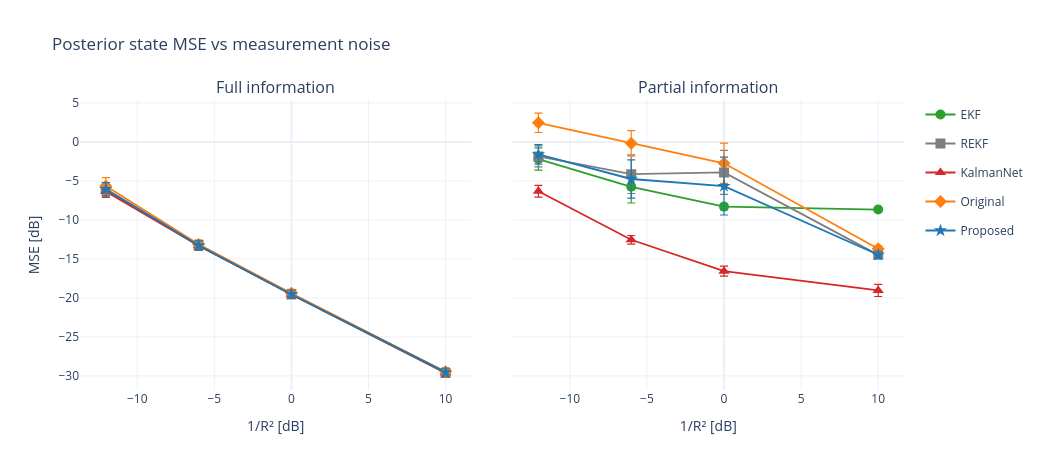

Source (notebook cell):
### Markdown cell above
## 10. Headline Figure — MSE vs 1/R²

The main result of Task 4: posterior MSE [dB] against measurement noise 1/R² [dB], **one panel per
scenario**, one curve per estimator. Both panels share the same y-range, because the whole point of
the comparison is how much the *partial*-information penalty costs each method relative to the same
absolute scale.

### Code cell
MARKERS = {"EKF": "circle", "REKF": "square", "KalmanNet": "triangle-up",
           "Original": "diamond", "Proposed": "star"}
COLORS = {"EKF": "#2ca02c", "REKF": "#7f7f7f", "KalmanNet": "#d62728",
          "Original": "#ff7f0e", "Proposed": "#1f77b4"}

if results_df.empty:
    print("Sec. 9 produced no records: nothing to draw")
else:
    fig = make_subplots(rows=1, cols=len(SCENARIOS), shared_yaxes=True, horizontal_spacing=0.05,
                        subplot_titles=[f"{scen.capitalize()} information" for scen in SCENARIOS])
    for col, scen in enumerate(SCENARIOS, start=1):
        for method in METHODS:
            d = results_df[(results_df["scenario"] == scen)
                           & (results_df["model"] == method)].sort_values("inv_r2_db")
            if d.empty:
                continue
            fig.add_trace(go.Scatter(
                x=d["inv_r2_db"], y=d["mse_db"], mode="lines+markers", name=method,
                legendgroup=method, showlegend=(col == 1),      # one legend for the whole figure
                line=dict(color=COLORS[method], width=1.8),
                marker=dict(symbol=MARKERS[method], size=10),
                error_y=dict(type="data", array=d["std_db"].abs(), visible=True,
                             thickness=1.2, width=4)), row=1, col=col)
        fig.update_xaxes(title_text="1/R² [dB]", showgrid=True, row=1, col=col)

    # One absolute scale for both panels: the question is what the partial-information penalty
    # costs each method, which auto-scaled panels would hide.
    lo = (results_df["mse_db"] - results_df["std_db"].abs()).min()
    hi = (results_df["mse_db"] + results_df["std_db"].abs()).max()
    pad = 0.05 * max(hi - lo, 1.0)
    fig.update_yaxes(range=[lo - pad, hi + pad], showgrid=True)
    fig.update_yaxes(title_text="MSE [dB]", row=1, col=1)
    fig.update_layout(title="Posterior state MSE vs measurement noise",
                      height=470, width=520 * len(SCENARIOS), template="plotly_white",
                      hovermode="x unified")
    fig.show()

### Figure 1 — Plotly figure (JSON) as saved in the notebook; plotly's stock layout.template omitted (floating-point values rounded to 4 significant figures)
{"data": [{"error_y": {"array": [0.8532, 0.5723, 0.5087, 0.4924], "thickness": 1.2, "type": "data", "visible": true, "width": 4}, "legendgroup": "EKF", "line": {"color": "#2ca02c", "width": 1.8}, "marker": {"size": 10, "symbol": "circle"}, "mode": "lines+markers", "name": "EKF", "showlegend": true, "type": "scatter", "x": [-12.04, -6.02, 0.0, 10.0], "xaxis": "x", "y": [-6.065, -13.27, -19.55, -29.63], "yaxis": "y"}, {"error_y": {"array": [0.8454, 0.574, 0.5128, 0.4942], "thickness": 1.2, "type": "data", "visible": true, "width": 4}, "legendgroup": "REKF", "line": {"color": "#7f7f7f", "width": 1.8}, "marker": {"size": 10, "symbol": "square"}, "mode": "lines+markers", "name": "REKF", "showlegend": true, "type": "scatter", "x": [-12.04, -6.02, 0.0, 10.0], "xaxis": "x", "y": [-6.052, -13.26, -19.54, -29.62], "yaxis": "y"}, {"error_y": {"array": [0.7834, 0.5774, 0.5257, 0.5069], "thickness": 1.2, "type": "data", "visible": true, "width": 4}, "legendgroup": "KalmanNet", "line": {"color": "#d62728", "width": 1.8}, "marker": {"size": 10, "symbol": "triangle-up"}, "mode": "lines+markers", "name": "KalmanNet", "showlegend": true, "type": "scatter", "x": [-12.04, -6.02, 0.0, 10.0], "xaxis": "x", "y": [-6.337, -13.3, -19.52, -29.6], "yaxis": "y"}, {"error_y": {"array": [1.07, 0.5649, 0.5145, 0.5016], "thickness": 1.2, "type": "data", "visible": true, "width": 4}, "legendgroup": "Original", "line": {"color": "#ff7f0e", "width": 1.8}, "marker": {"size": 10, "symbol": "diamond"}, "mode": "lines+markers", "name": "Original", "showlegend": true, "type": "scatter", "x": [-12.04, -6.02, 0.0, 10.0], "xaxis": "x", "y": [-5.645, -13.13, -19.4, -29.47], "yaxis": "y"}, {"error_y": {"array": [0.8515, 0.5747, 0.5134, 0.5004], "thickness": 1.2, "type": "data", "visible": true, "width": 4}, "legendgroup": "Proposed", "line": {"color": "#1f77b4", "width": 1.8}, "marker": {"size": 10, "symbol": "star"}, "mode": "lines+markers", "name": "Proposed", "showlegend": true, "type": "scatter", "x": [-12.04, -6.02, 0.0, 10.0], "xaxis": "x", "y": [-6.061, -13.26, -19.53, -29.52], "yaxis": "y"}, {"error_y": {"array": [1.431, 2.079, 0.3995, 0.124], "thickness": 1.2, "type": "data", "visible": true, "width": 4}, "legendgroup": "EKF", "line": {"color": "#2ca02c", "width": 1.8}, "marker": {"size": 10, "symbol": "circle"}, "mode": "lines+markers", "name": "EKF", "showlegend": false, "type": "scatter", "x": [-12.04, -6.02, 0.0, 10.0], "xaxis": "x2", "y": [-2.193, -5.749, -8.291, -8.667], "yaxis": "y2"}, {"error_y": {"array": [1.354, 2.476, 2.817, 0.4559], "thickness": 1.2, "type": "data", "visible": true, "width": 4}, "legendgroup": "REKF", "line": {"color": "#7f7f7f", "width": 1.8}, "marker": {"size": 10, "symbol": "square"}, "mode": "lines+markers", "name": "REKF", "showlegend": false, "type": "scatter", "x": [-12.04, -6.02, 0.0, 10.0], "xaxis": "x2", "y": [-1.852, -4.133, -3.905, -14.48], "yaxis": "y2"}, {"error_y": {"array": [0.7603, 0.5475, 0.6517, 0.7812], "thickness": 1.2, "type": "data", "visible": true, "width": 4}, "legendgroup": "KalmanNet", "line": {"color": "#d62728", "width": 1.8}, "marker": {"size": 10, "symbol": "triangle-up"}, "mode": "lines+markers", "name": "KalmanNet", "showlegend": false, "type": "scatter", "x": [-12.04, -6.02, 0.0, 10.0], "xaxis": "x2", "y": [-6.319, -12.55, -16.57, -19.04], "yaxis": "y2"}, {"error_y": {"array": [1.238, 1.639, 2.574, 0.3531], "thickness": 1.2, "type": "data", "visible": true, "width": 4}, "legendgroup": "Original", "line": {"color": "#ff7f0e", "width": 1.8}, "marker": {"size": 10, "symbol": "diamond"}, "mode": "lines+markers", "name": "Original", "showlegend": false, "type": "scatter", "x": [-12.04, -6.02, 0.0, 10.0], "xaxis": "x2", "y": [2.453, -0.1755, -2.732, -13.69], "yaxis": "y2"}, {"error_y": {"array": [1.262, 2.451, 3.706, 0.4545], "thickness": 1.2, "type": "data", "visible": true, "width": 4}, "legendgroup": "Proposed", "line": {"color": "#1f77b4", "width": 1.8}, "marker": {"size": 10, "symbol": "star"}, "mode": "lines+markers", "name": "Proposed", "showlegend": false, "type": "scatter", "x": [-12.04, -6.02, 0.0, 10.0], "xaxis": "x2", "y": [-1.593, -4.749, -5.659, -14.47], "yaxis": "y2"}], "layout": {"annotations": [{"font": {"size": 16}, "showarrow": false, "text": "Full information", "x": 0.2375, "xanchor": "center", "xref": "paper", "y": 1, "yanchor": "bottom", "yref": "paper"}, {"font": {"size": 16}, "showarrow": false, "text": "Partial information", "x": 0.7625, "xanchor": "center", "xref": "paper", "y": 1, "yanchor": "bottom", "yref": "paper"}], "height": 470, "hovermode": "x unified", "title": {"text": "Posterior state MSE vs measurement noise"}, "width": 1040, "xaxis": {"anchor": "y", "domain": [0, 0.475], "showgrid": true, "title": {"text": "1/R² [dB]"}}, "xaxis2": {"anchor": "y2", "domain": [0.525, 1], "showgrid": true, "title": {"text": "1/R² [dB]"}}, "yaxis": {"anchor": "x", "domain": [0, 1], "range": [-31.81, 5.381], "showgrid": true, "title": {"text": "MSE [dB]"}}, "yaxis2": {"anchor": "x2", "domain": [0, 1], "matches": "y", "range": [-31.81, 5.381], "showgrid": true, "showticklabels": false}}}
